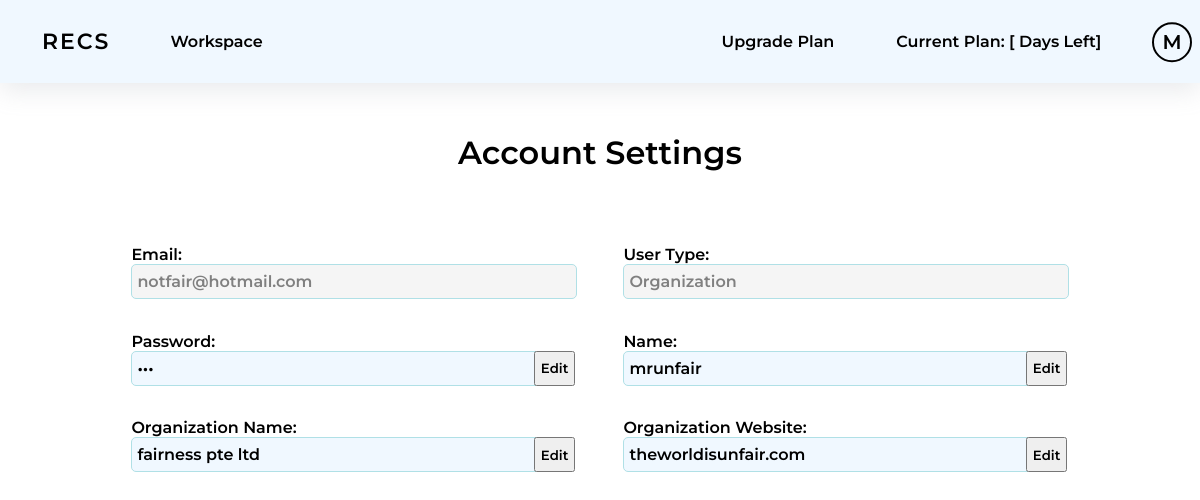
The app's page /main_web/accountsettings.php (signed in), older data.
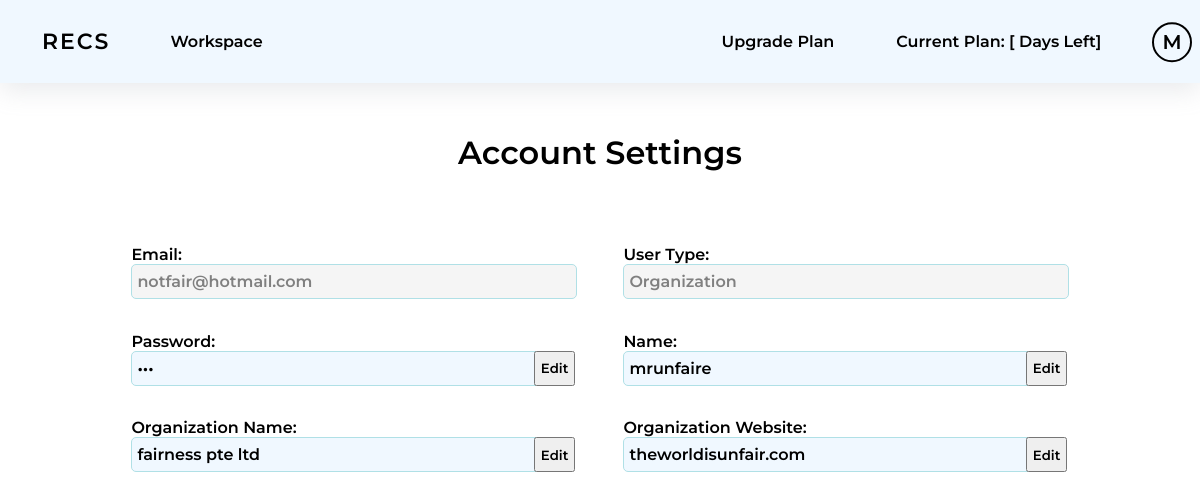
The same page, newer data.
### tables this page shows
CREATE TABLE `users` (
  `userID` smallint(6) NOT NULL,
  `userType` smallint(10) NOT NULL DEFAULT 1,
  `name` varchar(80) DEFAULT NULL,
  `password` char(100) DEFAULT NULL,
  `emailAddress` varchar(100) NOT NULL,
  `Organization Name` varchar(100) DEFAULT NULL,
  `Organization Website` varchar(100) DEFAULT NULL,
  `pricePlan` varchar(20) NOT NULL DEFAULT '0',
  `accountStatus` varchar(20) NOT NULL DEFAULT 'Available',
  `dateTimeOfCreation` datetime(6) NOT NULL DEFAULT current_timestamp(6)
);

### main_web/inc_db_fyp.php (called while the page is built, shortened)
<?php
$DBName = "fyp";
?>

### main_web/user.php (called while the page is built, shortened)
<?php
include ('inc_db_fyp.php');
class User {
	function getUserInfo ($userid) {
		include("inc_db_fyp.php");
		$sql = "SELECT * FROM users WHERE userID = ?";
		$stmt = $conn->prepare($sql);
		$stmt->bind_param("s", $userid);
		$stmt->execute();
		$result = $stmt->get_result();
		$row = mysqli_fetch_array($result);
		return $row;
	}
}
?>

### main_web/accountsettings.php (the view, shortened to what this page needs)
<?php
	$userType = $_SESSION['userType'];
	if (isset($_SESSION['id'])){
		$userid = $_SESSION['id'];
	}
	else{
		$userid = '';
	}
	$pricePlan = $_SESSION['currentplan'];
	$daysRemaining = $_SESSION['daysremaining'];
?>
<!DOCTYPE html>
<html>
<head>
 <link rel="stylesheet" href="accountsettings_style.css?version13">
</head>
<body>
<?php
include ('inc_db_fyp.php');
include ('user.php');
if ($userType == '1' or $userType == '2' or $userType == '0')
{
	if ($userType == '1' or $userType == '2')
	{
?>
		<header>
				 <nav>
				<ul class="nav-titles">
					<li name = 'recs'><a name = 'recs' href="home.php">RECS</a></li>
					<li><a name = 'workspace' href="workspace.php">Workspace</a></li>
					<li style='margin-left: auto; transform: translate(-15%, 0%);'><a name = 'upgradeplans' href="upgradeplans.php" style = 'transform: translate(-55%, 0%);'>Upgrade Plan</a><a name = 'currentplans' href="#" >
					Current Plan: <?php echo $pricePlan, ' [', $daysRemaining, ' Days Left]' ?></a></li>
				</ul>
					<div class="dropdown">
						<button class="profile"><?=$_SESSION['name'][0]?></button>
					  </div>
				</nav>
		</header>
	<?php
	}
	?>
	<h1>Account Settings</h1>
<?php
$user = new User();
$row = $user-> getUserInfo ($userid);
echo"
<div class = 'reg'>
		<div class = 'fields-left'>
			<div class = 'text_field'>
				<span>Email:</span></br><input type='email' name='email' value = '{$row["emailAddress"]}' style = 'color:grey; background-color:whitesmoke' disabled/>
			</div>
			<div class = 'text_field'>
				<span>Password: </span></br><input type='password' name='password' value = '{$row["password"]}' disabled /><button name = 'change' >Edit</button>
			</div>";
			if ($userType == '1'){
				echo"
				<div class = 'text_field'>
					<span>Organization Name: </span></br><input type='text' id = 'orgname' name='orgname' value = '{$row["Organization Name"]}'  disabled /><button name = 'change' >Edit</button>
				</div>";
			}
		echo"
		</div>
		<div class = 'fields-right'>
			<div class = 'text_field'>";
				if ($row["userType"] == '1'){
					echo"<span>User Type: </span></br><input type='text' name='userType' value = 'Organization' style = 'color:grey; background-color:whitesmoke' disabled />";
				}
			echo"
			</div>
			<div class = 'text_field'>
				<span>Name: </span></br><input type='text' name='name' value = '{$row["name"]}' disabled /><button name = 'change' >Edit</button>
			</div>";
			if ($userType == '1'){
			echo"
				<div class = 'text_field'>
					<span>Organization Website: </span></br><input type='text' id = 'orgsite' name='orgsite' value = '{$row["Organization Website"]}'  disabled /><button name = 'change' >Edit</button>
				</div>";
			}
			echo"
		</div>
</div>";
}
?>
</body>

### main_web/accountsettings_style.css (style rules this page uses)
* { box-sizing: border-box; margin: 0; padding: 0px 0px; font-family: "Montserrat", sans-serif; color: black; text-decoration: none; font-weight: 600; }
body { height: 1200px; }
h1 { padding: 20px 20px; color:black; }
header { justify-content: space-between; align-items: center; padding: 8px 1%; background: aliceblue; box-shadow: rgba(149, 157, 165, 0.2) 0px 8px 24px; }
.nav-titles { list-style: none; display: flex; overflow:hidden; }
.nav-titles li { padding: 0px 30px; }
.nav-titles li a { float: left; font-size: 16px; color: black; padding: 24px 0px; text-decoration: none; position:Relative; z-index: 2; }
li a[name='recs'] { letter-spacing: 2px; color:black; font-size: 22px; padding: 20px 0px; text-align: center; float: left; position:relative; }
.dropdown { right: 1px; float: right; }
.dropdown { font-weight: 600; display: flex; justify-content: space-between; list-style: none; }
.dropdown { content: ''; position: absolute; border: 0px solid #000; cursor: pointer; transform: translate(0%, -90%); padding: 21px 7px; z-index: 1; }
.profile { width: 40px; height: 40px; border-radius: 50%; border: 2px solid black; background-color: transparent; display: flex; justify-content: center; align-items: center; text-align: center; font-size: 20px; text-transform: uppercase; }
h1 { text-align:center; padding: 50px 0px; }
.reg { display: flex; flex-wrap: wrap; justify-content: center; align-items: center; margin: 0 auto; max-width: 1200px; }
.text_field { position: relative; margin: 34px 10px; color:white; padding: 15px; margin: 0.5%; }
.fields-left { margin: 0.5%; width: 40%; box-sizing: border-box; height: 600px; transition: all 0.3s ease-in-out; position: relative; overflow: hidden; }
.fields-right { margin: 0.5%; width: 40%; box-sizing: border-box; height: 600px; transition: all 0.3s ease-in-out; position: relative; overflow: hidden; }
a[name='recs'] { text-decoration:none; color:black; }
.text_field input { width: 100%; padding: 0 5px; height: 35px; font-size: 16px; color: black; border: 1px solid PowderBlue; background-color : AliceBlue; border-radius: 5px; outline: none; }
.text_field input[name='password'], .text_field input[name='orgname'], .text_field input[name='orgsite'], .text_field input[name='name'] { width: 96%; padding: 0 5px; height: 35px; font-size: 16px; color: black; border: 1px solid PowderBlue; background-color : AliceBlue; border-radius: 5px; outline: none; vertical-align: middle; padding-right: 30px; }
button[name = 'change'] { height: 35px; padding: 0 5px; vertical-align: middle; margin-left: -25px; }
span { color:black; font-size: 16px; padding: 10px 0px; }

Row changes from the older to the newer data that the page shows:
changed users "notfair@hotmail.com": name "mrunfair" → "mrunfaire"
